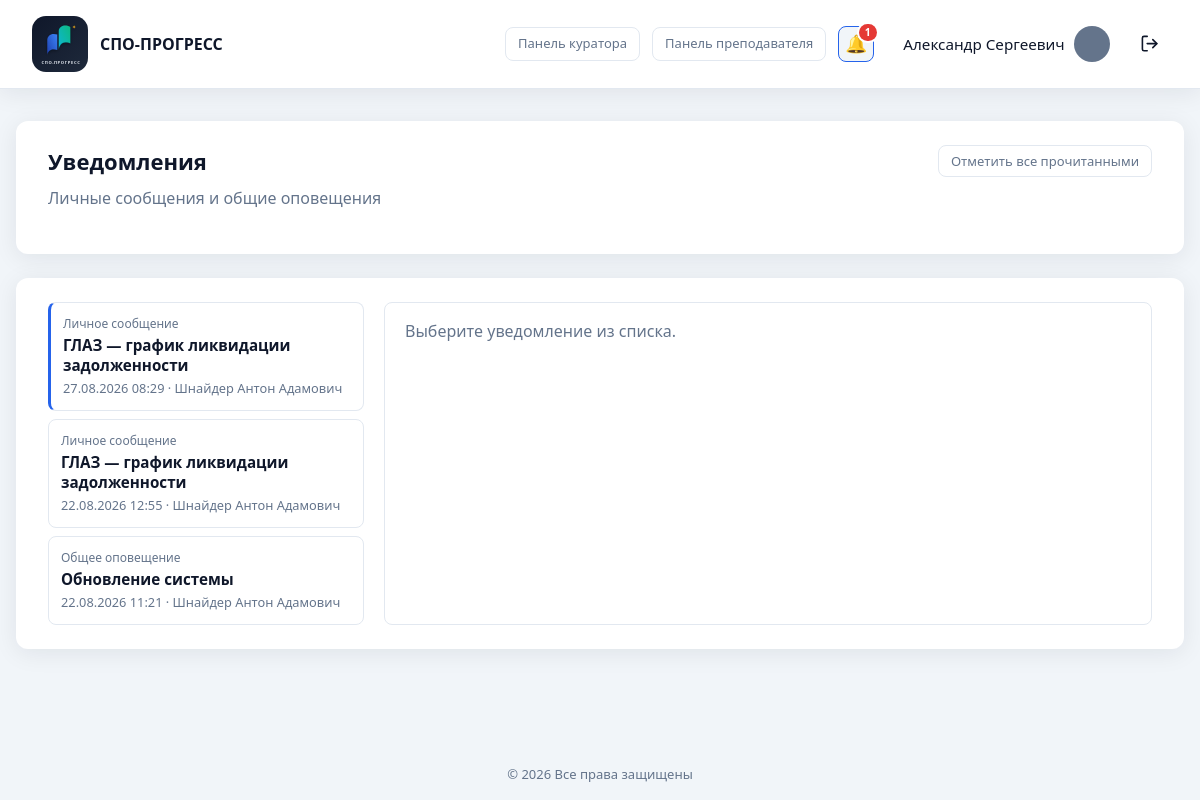
/notifications.php (signed in), run on the app's committed database.
### tables this page shows
CREATE TABLE `users` (
  `id` int UNSIGNED NOT NULL,
  `email` varchar(255) NOT NULL,
  `password_hash` varchar(255) NOT NULL,
  `password_plain` varchar(64) DEFAULT NULL,
  `full_name` varchar(255) NOT NULL,
  `phone` varchar(50) NOT NULL DEFAULT '',
  `position` varchar(255) NOT NULL DEFAULT '',
  `education` varchar(500) NOT NULL DEFAULT '',
  `additional_info` text,
  `avatar` varchar(255) NOT NULL DEFAULT 'icon:default',
  `role` enum('admin','teacher','student') NOT NULL DEFAULT 'teacher',
  `is_active` tinyint(1) NOT NULL DEFAULT '1',
  `created_at` datetime NOT NULL DEFAULT CURRENT_TIMESTAMP,
  `updated_at` datetime NOT NULL DEFAULT CURRENT_TIMESTAMP ON UPDATE CURRENT_TIMESTAMP
);

CREATE TABLE `notifications` (
  `id` int UNSIGNED NOT NULL,
  `sender_id` int UNSIGNED DEFAULT NULL,
  `notification_type` enum('personal','announcement') NOT NULL,
  `title` varchar(255) NOT NULL,
  `body` text NOT NULL,
  `recipient_id` int UNSIGNED DEFAULT NULL,
  `created_at` datetime NOT NULL DEFAULT CURRENT_TIMESTAMP
);

CREATE TABLE `notification_reads` (
  `id` int UNSIGNED NOT NULL,
  `notification_id` int UNSIGNED NOT NULL,
  `user_id` int UNSIGNED NOT NULL,
  `read_at` datetime NOT NULL DEFAULT CURRENT_TIMESTAMP
);

### includes/migrations.php (called while the page is built, shortened)
<?php
function ensure_user_roles_schema(PDO $pdo): void
{
    $done = true;
    $stmt = $pdo->query("SHOW TABLES LIKE 'user_roles'");
    if ($stmt->fetch()) {
        return;
    }
}
function ensure_organization_schema(PDO $pdo): void
{
    $done = true;
    $stmt = $pdo->query("SHOW TABLES LIKE 'organization'");
    if ($stmt->fetch()) {
        return;
    }
}
function run_migrations(PDO $pdo): void
{
    ensure_user_roles_schema($pdo);
    ensure_organization_schema($pdo);
    ensure_curriculum_schema($pdo);
    ensure_students_schema($pdo);
    ensure_gradebook_schema($pdo);
    ensure_attendance_schema($pdo);
    ensure_journal_schema($pdo);
    ensure_journal_brs_schema($pdo);
    ensure_ktp_schema($pdo);
}
function ensure_students_schema(PDO $pdo): void
{
    $done = true;
    $curatorCol = $pdo->query("SHOW COLUMNS FROM study_groups LIKE 'curator_id'")->fetch();
    $stmt = $pdo->query("SHOW TABLES LIKE 'students'");
    if ($stmt->fetch()) {
        return;
    }
}
function ensure_curriculum_schema(PDO $pdo): void
{
    $done = true;
    $stmt = $pdo->query("SHOW TABLES LIKE 'subjects'");
    if ($stmt->fetch()) {
        return;
    }
}
function ensure_gradebook_schema(PDO $pdo): void
{
    $done = true;
    $stmt = $pdo->query("SHOW TABLES LIKE 'app_settings'");
    $col = $pdo->query("SHOW COLUMNS FROM app_settings LIKE 'setting_value'")->fetch();
    $stmt = $pdo->query("SHOW TABLES LIKE 'grade_entries'");
    if ($stmt->fetch()) {
        return;
    }
}
function ensure_attendance_schema(PDO $pdo): void
{
    $done = true;
    $stmt = $pdo->query("SHOW TABLES LIKE 'attendance_reasons'");
    $stmt = $pdo->query("SHOW TABLES LIKE 'attendance_days'");
    if ($stmt->fetch()) {
        return;
    }
}
function ensure_journal_schema(PDO $pdo): void
{
    $done = true;
    $teacherCol = $pdo->query("SHOW COLUMNS FROM curriculum_items LIKE 'teacher_id'")->fetch();
    $stmt = $pdo->query("SHOW TABLES LIKE 'journal_lessons'");
    if ($stmt->fetch()) {
        return;
    }
}
function ensure_journal_brs_schema(PDO $pdo): void
{
    $done = true;
    $stmt = $pdo->query("SHOW TABLES LIKE 'journal_grades'");
    $markCol = $pdo->query("SHOW COLUMNS FROM journal_grades LIKE 'mark'")->fetch();
}
function ensure_ktp_schema(PDO $pdo): void
{
    $stmt = $pdo->query("SHOW TABLES LIKE 'ktp_topics'");
    $lessonTypeCol = $pdo->query("SHOW COLUMNS FROM ktp_topics LIKE 'lesson_type'")->fetch();
    if (!$lessonTypeCol) {
        $pdo->exec(
            "ALTER TABLE ktp_topics
             ADD lesson_type ENUM(
                'lecture', 'practice', 'independent',
                'diff_credit', 'credit', 'exam', 'control'
             ) NOT NULL DEFAULT 'lecture' AFTER title,
             ADD hours DECIMAL(4,1) NOT NULL DEFAULT 2.0 AFTER lesson_type"
        );
    } else {
        $typeDef = (string) ($lessonTypeCol['Type'] ?? '');
    }
    $stmt = $pdo->query("SHOW TABLES LIKE 'journal_lessons'");
    $topicCol = $pdo->query("SHOW COLUMNS FROM journal_lessons LIKE 'ktp_topic_id'")->fetch();
    $uniqueKey = $pdo->query("SHOW INDEX FROM journal_lessons WHERE Key_name = 'uq_journal_item_date'")->fetch();
}

### includes/db.php (called while the page is built, shortened)
<?php
function db(): PDO
{
    static $pdo = null;
    if ($pdo === null) {
        $config = require __DIR__ . '/../config/database.php';
        $dsn = sprintf(
            'mysql:host=%s;dbname=%s;charset=%s',
            $config['host'],
            $config['dbname'],
            $config['charset']
        );
        $pdo = new PDO($dsn, $config['username'], $config['password'], [
            PDO::ATTR_ERRMODE            => PDO::ERRMODE_EXCEPTION,
            PDO::ATTR_DEFAULT_FETCH_MODE => PDO::FETCH_ASSOC,
            PDO::ATTR_EMULATE_PREPARES   => false,
        ]);
        require_once __DIR__ . '/migrations.php';
        run_migrations($pdo);
    }
    return $pdo;
}

### includes/notifications.php (called while the page is built, shortened)
<?php
require_once __DIR__ . '/db.php';
require_once __DIR__ . '/auth.php';
function get_user_notifications(?int $userId = null): array
{
    $userId = $userId ?? (int) (current_user()['id'] ?? 0);
    $stmt = db()->prepare(
        "SELECT n.*, u.full_name AS sender_name,
                CASE WHEN nr.id IS NULL THEN 0 ELSE 1 END AS is_read,
                nr.read_at
         FROM notifications n
         LEFT JOIN users u ON u.id = n.sender_id
         LEFT JOIN notification_reads nr
            ON nr.notification_id = n.id AND nr.user_id = ?
         WHERE (n.notification_type = 'personal' AND n.recipient_id = ?)
            OR n.notification_type = 'announcement'
         ORDER BY n.created_at DESC, n.id DESC"
    );
    $stmt->execute([$userId, $userId]);
    return $stmt->fetchAll();
}

### notifications.php (the view, shortened to what this page needs)
<?php
require_once __DIR__ . '/includes/auth.php';
require_once __DIR__ . '/includes/notifications.php';
require_login();
$user = current_user();
$notifications = get_user_notifications((int) $user['id']);
$selected = null;
$showHeader = true;
require __DIR__ . '/includes/header.php';
?>
<div class="dashboard dashboard--wide">
    <section class="panel">
        <div class="panel__header">
            <div>
                <h1>Уведомления</h1>
                <p class="text-muted">Личные сообщения и общие оповещения</p>
            </div>
            <?php if ($notifications !== [] && get_unread_notifications_count((int) $user['id']) > 0): ?>
            <form method="post" class="form-inline">
                <button type="submit" class="btn btn--ghost btn--sm">Отметить все прочитанными</button>
            </form>
            <?php endif; ?>
        </div>
    </section>
    <section class="panel">
        <?php if ($notifications === []): ?>
            <p class="text-muted">Уведомлений пока нет.</p>
        <?php else: ?>
            <div class="notifications-layout">
                <div class="notifications-list">
                    <?php foreach ($notifications as $row): ?>
                    <?php $isUnread = empty($row['is_read']); ?>
                    <a
                        href="notifications.php?id=<?= (int) $row['id'] ?>"
                        class="notifications-item<?= $isUnread ? ' notifications-item--unread' : '' ?><?= (int) $row['id'] === $selectedId ? ' notifications-item--active' : '' ?>"
                    >
                        <span class="notifications-item__type">
                            <?= e(notification_type_label((string) $row['notification_type'])) ?>
                        </span>
                        <strong class="notifications-item__title"><?= e($row['title']) ?></strong>
                        <span class="notifications-item__meta">
                            <?= e(format_date($row['created_at'])) ?>
                            <?php if (!empty($row['sender_name'])): ?>
                                · <?= e($row['sender_name']) ?>
                            <?php endif; ?>
                        </span>
                    </a>
                    <?php endforeach; ?>
                </div>
                <div class="notifications-detail">
                    <?php if ($selected === null): ?>
                        <p class="text-muted">Выберите уведомление из списка.</p>
                    <?php endif; ?>
                </div>
            </div>
        <?php endif; ?>
    </section>
</div>
<?php require __DIR__ . '/includes/footer.php'; ?>

### includes/header.php (shortened to what this page needs)
<!DOCTYPE html>
<html lang="ru">
<head>
    <?php $basePath = $basePath ?? ''; ?>
    <link rel="stylesheet" href="<?= e($basePath) ?>assets/css/style.css">
</head>
<body>
    <div class="page">
        <?php if (!empty($showHeader)): ?>
        <header class="header">
            <div class="header__brand">
                <span class="header__logo">
                    <img
                        class="header__logo-img"
                        src="<?= e($basePath) ?>assets/img/logo-icon.svg"
                        alt="СПО-ПРОГРЕСС"
                        width="56"
                        height="56"
                    >
                </span>
                <span class="header__title">СПО-ПРОГРЕСС</span>
            </div>
            <?php if (is_logged_in()): ?>
            <?php
            $headerUser = current_user();
            $headerName = user_first_middle_name((string) ($headerUser['full_name'] ?? ''));
            $headerAvatar = (string) ($headerUser['avatar'] ?? 'icon:person');
            $appBase = app_base_path();
            $activePanel = current_header_panel();
            require_once __DIR__ . '/notifications.php';
            $headerUnreadCount = get_unread_notifications_count((int) $headerUser['id']);
            ?>
            <nav class="header__nav">
                <?php if (can_use_curator_panel()): ?>
                <a
                    href="<?= e($appBase) ?>curator/group.php"
                    class="btn btn--ghost btn--sm<?= $activePanel === 'curator' ? ' is-active' : '' ?>"
                >Панель куратора</a>
                <?php endif; ?>
                <?php if (can_use_teacher_panel()): ?>
                <a
                    href="<?= e($appBase) ?>teacher/subjects.php"
                    class="btn btn--ghost btn--sm<?= $activePanel === 'teacher' ? ' is-active' : '' ?>"
                >Панель преподавателя</a>
                <?php endif; ?>
                <a
                    href="<?= e($appBase) ?>notifications.php"
                    class="header__notify-btn<?= basename((string) ($_SERVER['SCRIPT_NAME'] ?? '')) === 'notifications.php' ? ' is-active' : '' ?>"
                    title="Уведомления"
                >
                    <span class="header__notify-icon" aria-hidden="true">🔔</span>
                    <?php if ($headerUnreadCount > 0): ?>
                    <span class="header__notify-badge"><?= $headerUnreadCount > 99 ? '99+' : (int) $headerUnreadCount ?></span>
                    <?php endif; ?>
                </a>
                <div class="header__account">
                    <a
                        href="<?= e($appBase) ?><?= is_student_user() ? 'student/cabinet.php' : 'cabinet.php' ?>"
                        class="header__cabinet-tab<?= ($activePanel === 'cabinet' || $activePanel === 'student') ? ' header__cabinet-tab--active' : '' ?>"
                        title="Личный кабинет"
                    >
                        <span class="header__user-name"><?= e($headerName) ?></span>
                        <?= render_user_avatar($headerAvatar, 'user-avatar--header', $basePath) ?>
                    </a>
                </div>
                <a
                    href="<?= e($basePath) ?>logout.php"
                    class="header__logout-btn"
                    title="Выйти"
                    aria-label="Выйти"
                >
                </a>
            </nav>
            <?php endif; ?>
        </header>
        <?php endif; ?>
        <main class="main">

### data on the page
users: full_name "Александр Сергеевич"
notifications: notification_type "Личное сообщение", title "ГЛАЗ — график ликвидации задолженности", created_at "27.08.2026 08:29", sender.full_name "Шнайдер Антон Адамович"
notification_reads: notification.notification_type "Личное сообщение", notification.title "ГЛАЗ — график ликвидации задолженности", notification.created_at "22.08.2026 12:55", users.full_name "Шнайдер Антон Адамович"
notification_reads: notification.notification_type "Общее оповещение", notification.title "Обновление системы", notification.created_at "22.08.2026 11:21", users.full_name "Шнайдер Антон Адамович"

### other printed values
$headerUnreadCount "1"
